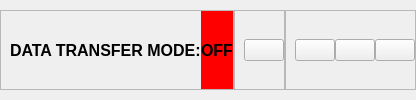
        <widget class="QWidget" name="Header" native="true">
         <layout class="QHBoxLayout" name="horizontalLayout_5">
          <property name="spacing">
           <number>0</number>
          </property>
          <property name="leftMargin">
           <number>0</number>
          </property>
          <property name="topMargin">
           <number>10</number>
          </property>
          <property name="rightMargin">
           <number>0</number>
          </property>
          <property name="bottomMargin">
           <number>10</number>
          </property>
          <item alignment="Qt::AlignLeft">
           <widget class="QFrame" name="frame_5">
            <property name="maximumSize">
             <size>
              <width>16777215</width>
              <height>16777215</height>
             </size>
            </property>
            <property name="frameShape">
             <enum>QFrame::StyledPanel</enum>
            </property>
            <property name="frameShadow">
             <enum>QFrame::Raised</enum>
            </property>
            <layout class="QHBoxLayout" name="horizontalLayout_7">
             <property name="spacing">
              <number>0</number>
             </property>
             <property name="topMargin">
              <number>0</number>
             </property>
             <property name="rightMargin">
              <number>0</number>
             </property>
             <property name="bottomMargin">
              <number>0</number>
             </property>
             <item>
              <widget class="QLabel" name="label_4">
               <property name="font">
                <font>
                 <family>Arial</family>
                 <pointsize>12</pointsize>
                 <weight>75</weight>
                 <bold>true</bold>
                </font>
               </property>
               <property name="text">
                <string>DATA TRANSFER MODE:</string>
               </property>
              </widget>
             </item>
             <item>
              <widget class="QLabel" name="lbl_DataStatus">
               <property name="font">
                <font>
                 <family>Arial</family>
                 <pointsize>12</pointsize>
                 <weight>75</weight>
                 <bold>true</bold>
                </font>
               </property>
               <property name="styleSheet">
                <string notr="true">background-color: rgb(255, 0, 0);</string>
               </property>
               <property name="text">
                <string>OFF</string>
               </property>
              </widget>
             </item>
            </layout>
           </widget>
          </item>
          <item alignment="Qt::AlignHCenter">
           <widget class="QFrame" name="frame_6">
            <property name="frameShape">
             <enum>QFrame::StyledPanel</enum>
            </property>
            <property name="frameShadow">
             <enum>QFrame::Raised</enum>
            </property>
            <layout class="QHBoxLayout" name="horizontalLayout_6">
             <property name="spacing">
              <number>0</number>
             </property>
             <property name="topMargin">
              <number>0</number>
             </property>
             <property name="rightMargin">
              <number>0</number>
             </property>
             <property name="bottomMargin">
              <number>0</number>
             </property>
             <item>
              <widget class="QPushButton" name="notificatioBtn">
               <property name="toolTip">
                <string>Notification</string>
               </property>
               <property name="text">
                <string/>
               </property>
               <property name="icon">
                <iconset>
                 <normaloff>../icons/bell.svg</normaloff>../icons/bell.svg</iconset>
               </property>
               <property name="iconSize">
                <size>
                 <width>24</width>
                 <height>24</height>
                </size>
               </property>
              </widget>
             </item>
            </layout>
           </widget>
          </item>
          <item alignment="Qt::AlignRight">
           <widget class="QFrame" name="frame_7">
            <property name="frameShape">
             <enum>QFrame::StyledPanel</enum>
            </property>
            <property name="frameShadow">
             <enum>QFrame::Raised</enum>
            </property>
            <layout class="QHBoxLayout" name="horizontalLayout_4">
             <property name="spacing">
              <number>0</number>
             </property>
             <property name="topMargin">
              <number>0</number>
             </property>
             <property name="rightMargin">
              <number>0</number>
             </property>
             <property name="bottomMargin">
              <number>0</number>
             </property>
             <item>
              <widget class="QPushButton" name="MinimizeWinBtn">
               <property name="toolTip">
                <string>Minimize Window</string>
               </property>
               <property name="text">
                <string/>
               </property>
               <property name="icon">
                <iconset>
                 <normaloff>../icons/minus.svg</normaloff>../icons/minus.svg</iconset>
               </property>
               <property name="iconSize">
                <size>
                 <width>24</width>
                 <height>24</height>
                </size>
               </property>
              </widget>
             </item>
             <item>
              <widget class="QPushButton" name="RestoreWinBtn">
               <property name="toolTip">
                <string>Restore Window</string>
               </property>
               <property name="text">
                <string/>
               </property>
               <property name="icon">
                <iconset>
                 <normaloff>../icons/square.svg</normaloff>../icons/square.svg</iconset>
               </property>
               <property name="iconSize">
                <size>
                 <width>24</width>
                 <height>24</height>
                </size>
               </property>
              </widget>
             </item>
             <item>
              <widget class="QPushButton" name="CloseWinBtn">
               <property name="toolTip">
                <string>Close Window</string>
               </property>
               <property name="text">
                <string/>
               </property>
               <property name="icon">
                <iconset>
                 <normaloff>../icons/x.svg</normaloff>../icons/x.svg</iconset>
               </property>
               <property name="iconSize">
                <size>
                 <width>24</width>
                 <height>24</height>
                </size>
               </property>
              </widget>
             </item>
            </layout>
           </widget>
          </item>
         </layout>
        </widget>
